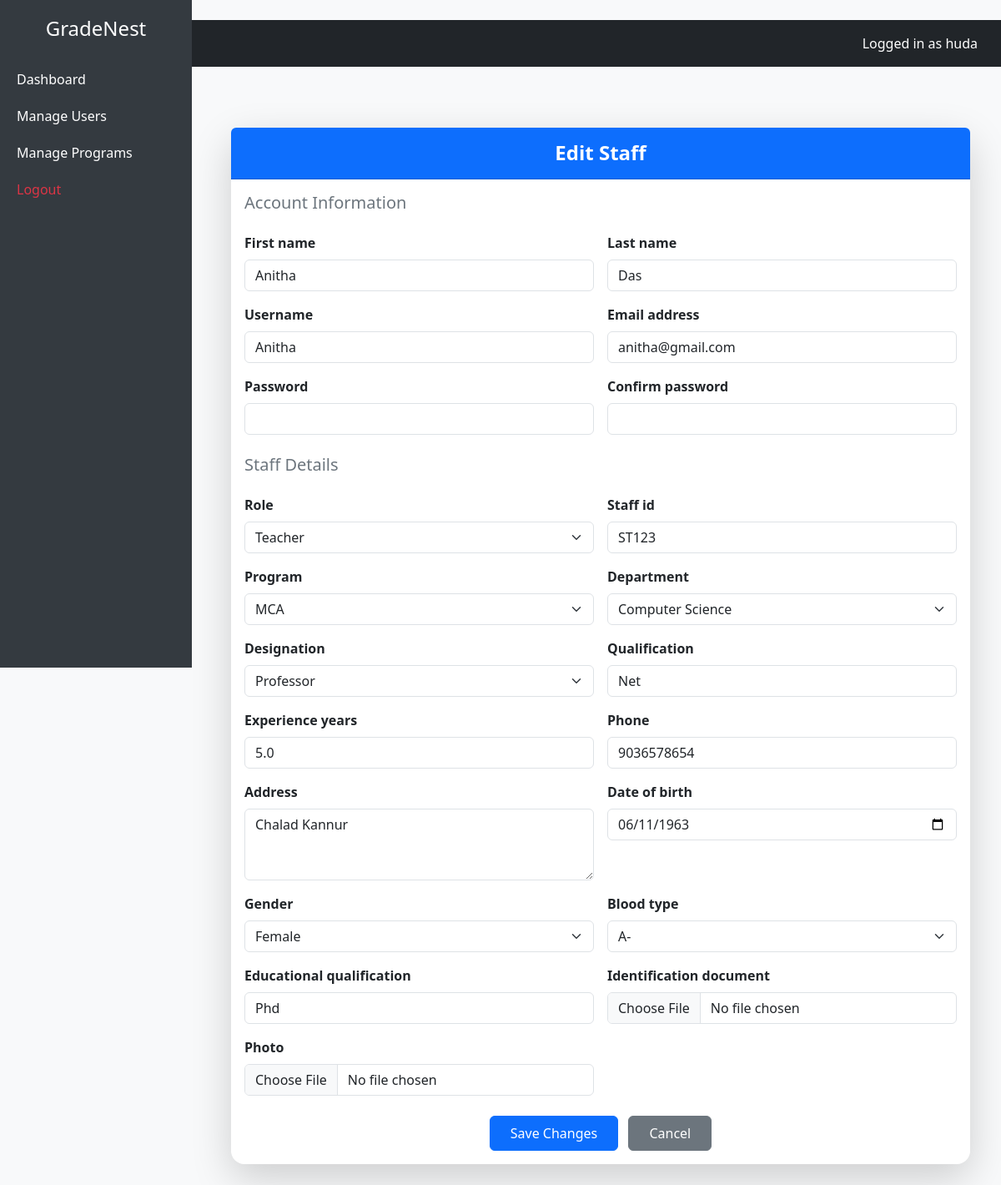
Page /users/2/edit/ (signed in) on the committed database.
### user_management/models.py (models this page shows, shortened)
class Staff(models.Model):
    DESIGNATION_CHOICES = [
        ("Assistant Professor", "Assistant Professor"),
        ("Associate Professor", "Associate Professor"),
        ("Professor", "Professor"),
        ("Office staff", "Office staff"),
        ("Other", "Other"),
    ]
    user = models.OneToOneField(User, on_delete=models.CASCADE, related_name='staff_profile')
    program = models.ForeignKey(Program, on_delete=models.SET_NULL, null=True, blank=True)
    department = models.ForeignKey(Department, on_delete=models.SET_NULL, null=True, blank=True)
    staff_id = models.CharField(max_length=20, unique=True)
    designation = models.CharField(max_length=100, choices=DESIGNATION_CHOICES, blank=True, null=True)
    qualification = models.CharField(max_length=200, blank=True, null=True)
    experience_years = models.DecimalField(max_digits=4, decimal_places=1, null=True, blank=True)
    phone = models.CharField(max_length=15, blank=True, null=True)
    address = models.TextField(blank=True, null=True)
    date_of_birth = models.DateField(null=True, blank=True)
    gender = models.CharField(
        max_length=10,
        choices=[("Male", "Male"), ("Female", "Female"), ("Other", "Other")],
        blank=True, null=True
    )
    blood_type = models.CharField(
        max_length=5,
        choices=[
            ('A+', 'A+'), ('A-', 'A-'),
            ('B+', 'B+'), ('B-', 'B-'),
            ('O+', 'O+'), ('O-', 'O-'),
            ('AB+', 'AB+'), ('AB-', 'AB-')
        ],
        blank=True, null=True
    )
    identification_document = models.FileField(upload_to='staff/id_docs/', blank=True, null=True)
    photo = models.ImageField(upload_to='staff/photos/', blank=True, null=True)
    educational_qualification = models.CharField(max_length=255, blank=True, null=True)

### user_management/views.py (the view)
# urls.py: path('<int:user_id>/edit/', views.edit_user, name='edit_user'),
@login_required
def edit_user(request, user_id):
    user = get_object_or_404(User, id=user_id)
    student = Student.objects.filter(user=user).first()
    staff = Staff.objects.filter(user=user).first()
    if student:
        profile = student
        profile_form_class = StudentRegistrationForm
        template_name = "user_management/student_edit.html"
    elif staff:
        profile = staff
        profile_form_class = StaffRegistrationForm
        template_name = "user_management/staff_edit.html"
    else:
        messages.error(request, "This user does not have a linked profile.")
        return redirect("user_management:user_list")
    if request.method == "POST":
        user_form = UserRegistrationForm(request.POST, instance=user)
        profile_form = profile_form_class(request.POST, request.FILES, instance=profile)
        if user_form.is_valid() and profile_form.is_valid():
            user_form.save()
            updated_profile = profile_form.save(commit=False)
            role = profile_form.cleaned_data.get("role")
            if role == "OfficeStaff":
                updated_profile.program = None
                updated_profile.department = None
            updated_profile.save()
            user.userprofile.role = role
            user.userprofile.save()
            messages.success(request, "User updated successfully.")
            return redirect("user_management:user_list")
    else:
        user_form = UserRegistrationForm(instance=user)
        profile_form = profile_form_class(instance=profile)
    return render(request, template_name, {
        "user_form": user_form,
        "profile_form": profile_form,
        "form_title": "Edit User",
    })

### user_management/forms.py (shortened to what this page needs)
class UserRegistrationForm(forms.ModelForm):
    password = forms.CharField(widget=forms.PasswordInput(attrs={'class': 'form-control'}))
    confirm_password = forms.CharField(widget=forms.PasswordInput(attrs={'class': 'form-control'}))
    class Meta:
        model = User
        fields = ['first_name', 'last_name', 'username', 'email']
        widgets = {
            'first_name': forms.TextInput(attrs={'class': 'form-control'}),
            'last_name': forms.TextInput(attrs={'class': 'form-control'}),
            'username': forms.TextInput(attrs={'class': 'form-control'}),
            'email': forms.EmailInput(attrs={'class': 'form-control'}),
        }

### program_management/models.py (called while the page is built)
    def __str__(self):
        return self.name

    def __str__(self):
        return self.name

### user_management/templates/user_management/staff_edit.html (shortened to what this page needs)
{% extends "base.html" %}
{% block content %}
<div class="container mt-5">
    <div class="card shadow-lg border-0 rounded-4">
        <div class="card-header bg-primary text-white text-center py-3 rounded-top">
            <h4 class="mb-0 fw-bold">Edit Staff</h4>
        </div>
        <div class="card-body">
            <form method="POST" enctype="multipart/form-data" class="row g-3">
                <h5 class="text-secondary mt-3">Account Information</h5>
                {% for field in user_form %}
                    <div class="col-md-6">
                        <label class="form-label fw-semibold">{{ field.label }}</label>
                        {{ field }}
                    </div>
                {% endfor %}
                <h5 class="text-secondary mt-4">Staff Details</h5>
                {% for field in profile_form %}
                    <div class="col-md-6 staff-field" id="field_{{ field.name }}">
                        <label class="form-label fw-semibold">{{ field.label }}</label>
                        {{ field }}
                    </div>
                {% endfor %}
                <div class="col-12 text-center mt-4">
                    <button type="submit" class="btn btn-primary px-4 py-2">Save Changes</button>
                    <a href="{% url 'user_management:user_list' %}" class="btn btn-secondary px-4 py-2 ms-2">Cancel</a>
                </div>
            </form>
        </div>
    </div>
</div>
{% endblock %}

### templates/base.html (shortened to what this page needs)
<!DOCTYPE html>
<html lang="en">
<head>
    <link href="https://cdn.jsdelivr.net/npm/bootstrap@5.3.2/dist/css/bootstrap.min.css" rel="stylesheet">
</head>
<body>
    <div class="sidebar">
        <h4 class="text-center mb-4">GradeNest</h4>
        <a href="/accounts/dashboard/">Dashboard</a>
        <a href="/users/">Manage Users</a>
        <a href="/programs/">Manage Programs</a>
        <a href="/accounts/logout/" class="text-danger">Logout</a>
    </div>
    <li class="{% if request.path == '/accounts/dashboard/' %}active{% endif %}">
    <a href="{% url 'dashboard' %}"> Dashboard</a>
</li>
    <nav class="navbar navbar-dark bg-dark">
        <div class="container-fluid justify-content-end">
            <span class="navbar-text text-white me-3">
                Logged in as {{ request.user.username }}
            </span>
        </div>
    </nav>
    <div class="content">
        {% block content %}
        {% endblock %}
    </div>
</body>
</html>

### templates/base.html (style rules this page uses)
body { background-color: #f8f9fa; }
.sidebar { height: 100vh; background-color: #343a40; color: white; position: fixed; width: 230px; top: 0; left: 0; padding-top: 20px; }
.sidebar a { color: white; display: block; padding: 10px 20px; text-decoration: none; }
.content { margin-left: 240px; padding: 25px; }
.navbar { margin-left: 230px; }

### rows in the picture
Staff: profile_form "ST123" "MCA" "Computer Science" "Professor" "Net" "5.0" "9036578654" "Chalad Kannur" "06/11/1963" "Female" "A-" "Phd"

### other values in the picture
{{ request.user.username }} "huda"
{{ field.label }} "First name" "Last name" "Username" "Email address" "Password" "Confirm password"
{{ field.label }} "Role" "Staff id" "Program" "Department" "Designation" "Qualification" "Experience years" "Phone" "Address" "Date of birth" "Gender" "Blood type" "Educational qualification" "Identification document" "Photo"
